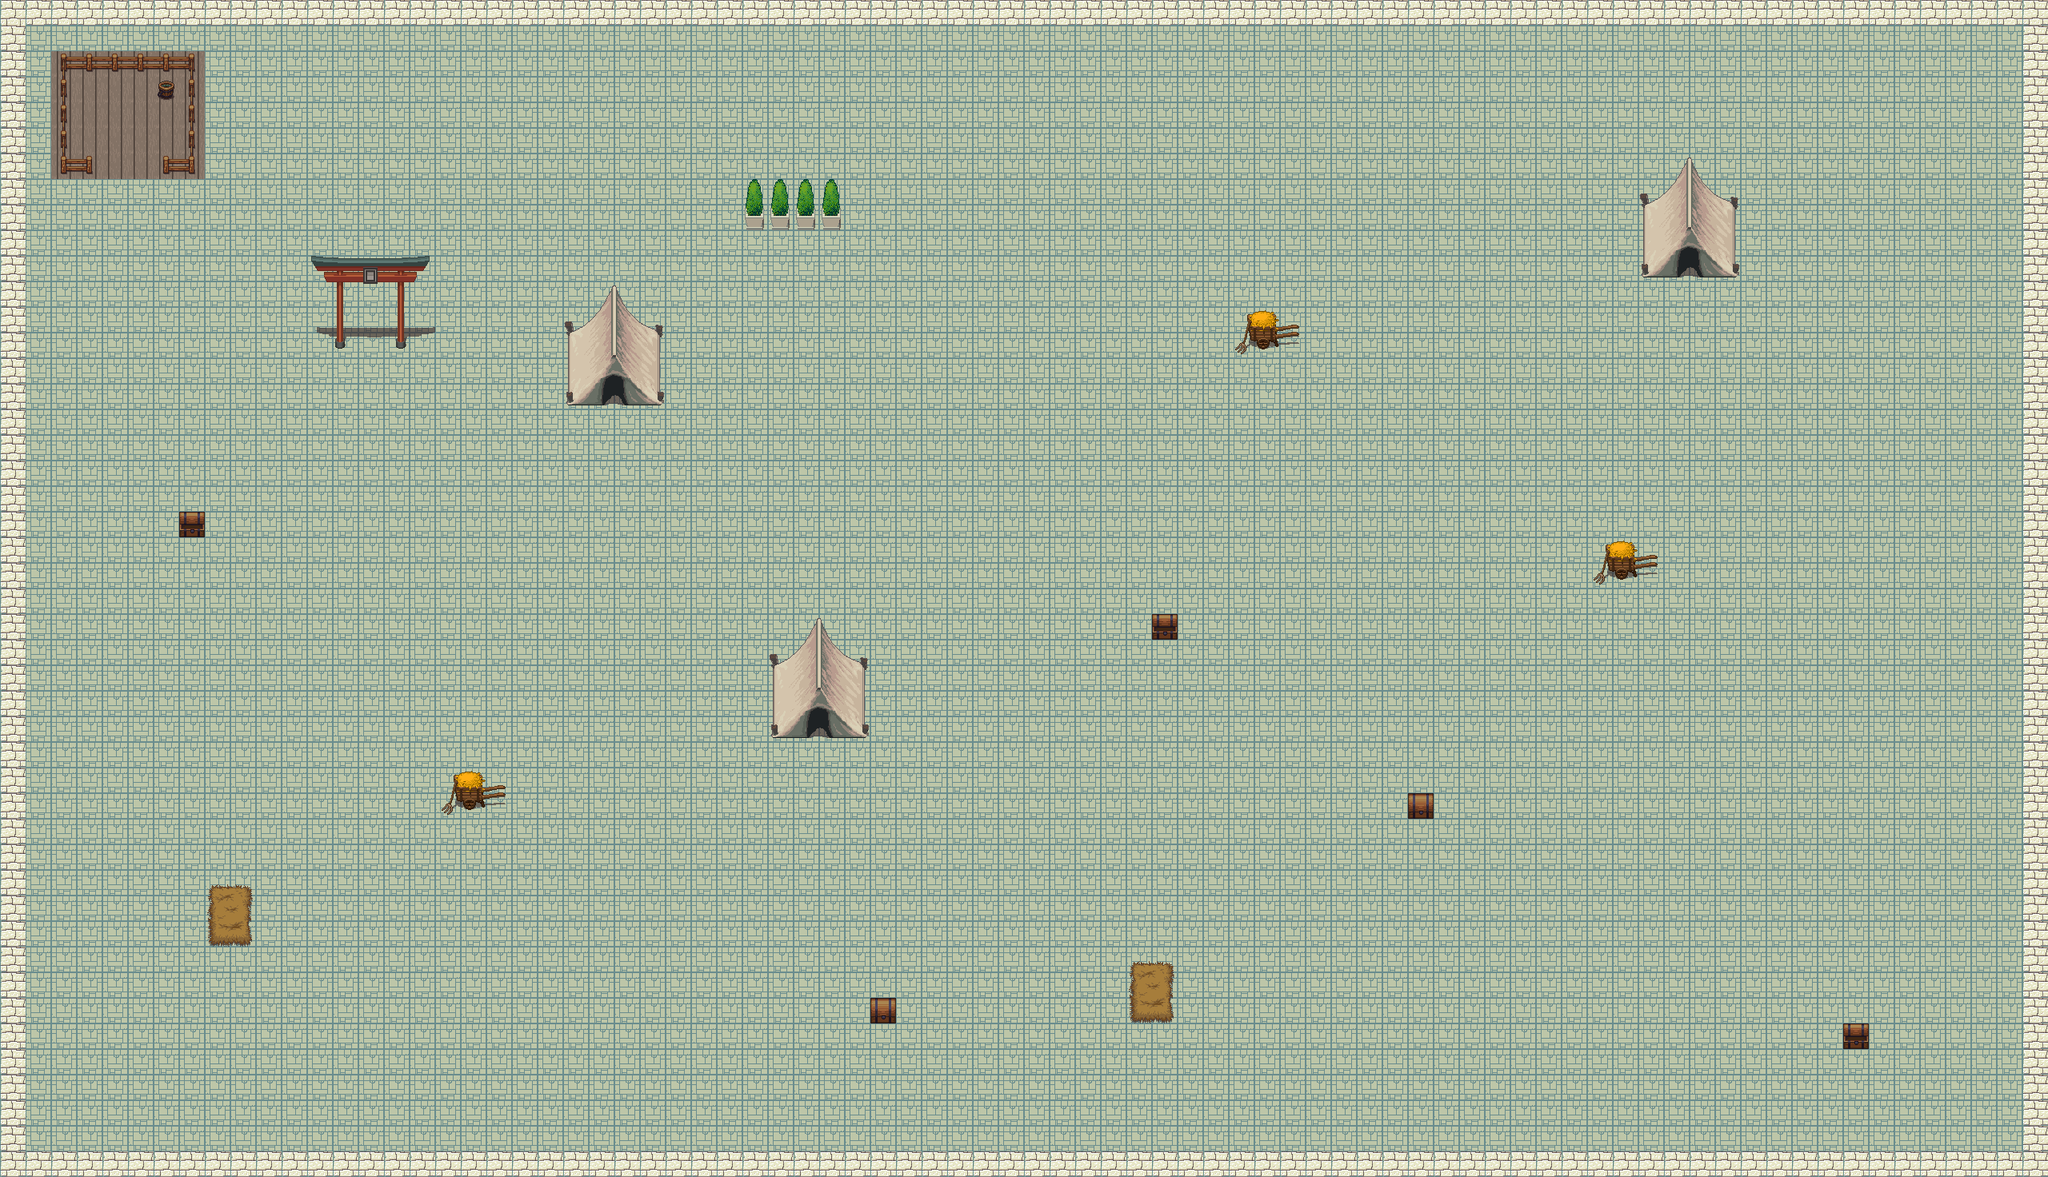

This game map was drawn from its Tiled (.tmx) file and the tilesets committed beside it. A one-line description and the trimmed map source follow:
An orthogonal 80x46 tile map with 32x32 px tiles, 3 tile layers (layer_0, layer_1, layer_2) and 30 objects (collision_27, collision_26, collision_25, collision_24, collision_23, ...).

<map version="1.0" tiledversion="1.0.2" orientation="orthogonal" renderorder="right-down" width="80" height="46" tilewidth="32" tileheight="32" nextobjectid="77">
 <tileset firstgid="1" name="atlas" tilewidth="32" tileheight="32" tilecount="1024" columns="32">
  <image source="atlas.png" width="1024" height="1024" />
 </tileset>
 <layer name="layer_0" width="80" height="46">
  <data>[3680 cells, 3680 non-empty, 2 distinct tile ids]</data>
 </layer>
 <layer name="layer_1" width="80" height="46">
  <data>[3680 cells, 345 non-empty, 42 distinct tile ids]</data>
 </layer>
 <layer name="layer_2" width="80" height="46">
  <data>[3680 cells, 46 non-empty, 27 distinct tile ids]</data>
 </layer>
 <objectgroup name="collisions">
  <object id="73" name="collision_27" x="195.333" y="98" width="23.3333" height="25.3333" />
  <object id="72" name="collision_26" x="203.333" y="194.636" width="39.8788" height="22.5758" />
  <object id="71" name="collision_25" x="77.3333" y="194.424" width="37.3333" height="22.6667" />
  <object id="70" name="collision_24" x="75" y="70" width="9.66667" height="147.145" />
  <object id="69" name="collision_23" x="235.167" y="66.8333" width="8.0833" height="151.833" />
  <object id="68" name="collision_22" x="76" y="66.5833" width="168" height="22.5" />
  <object id="65" name="collision_21" x="930.75" y="247" width="120.75" height="40.5" />
  <object id="24" name="collision_20" x="738.273" y="404.727">
   <polyline points="0,0 29.9091,-45.9091 60.4545,0.0909091 0,0" />
  </object>
  <object id="52" name="collision_19" x="419.333" y="410.667" width="10.75" height="24.6667" />
  <object id="54" name="collision_18" x="495" y="409.667" width="11.9167" height="26" />
  <object id="1" name="collision_17" x="223.667" y="640" width="32.6667" height="32.3333" />
  <object id="2" name="collision_16" x="549.25" y="961.25" width="84" height="58.5" />
  <object id="3" name="collision_15" x="261.25" y="1107" width="53.375" height="76.625" />
  <object id="4" name="collision_14" x="961.25" y="822.5" width="124.25" height="98.25" />
  <object id="5" name="collision_13" x="1087.33" y="1247.67" width="33" height="32.6667" />
  <object id="6" name="collision_12" x="1412.25" y="1202.75" width="54.75" height="76.25" />
  <object id="7" name="collision_11" x="1760" y="992" width="32.25" height="31.5" />
  <object id="8" name="collision_10" x="1439.5" y="768" width="32.5" height="32" />
  <object id="9" name="collision_9" x="2303.5" y="1280.5" width="33.5" height="31" />
  <object id="10" name="collision_8" x="1992.91" y="676.545" width="79.4545" height="54" />
  <object id="11" name="collision_7" x="1544" y="388.364" width="80.9091" height="55.2727" />
  <object id="12" name="collision_6" x="707.25" y="403.5" width="122" height="103.25" />
  <object id="13" name="collision_5" x="2048.5" y="247.5" width="125.5" height="100.5" />
  <object id="14" name="collision_4" x="5" y="2" width="26" height="1458" />
  <object id="15" name="collision_3" x="2" y="8" width="2548" height="22" />
  <object id="18" name="collision_2" x="2528" y="2" width="24" height="1462" />
  <object id="19" name="collision_1" x="4" y="1440" width="2552" height="20" />
 </objectgroup>
 <objectgroup name="triggers">
  <object id="76" name="door" x="422.88" y="377.13" width="83.875" height="84.5" />
 </objectgroup>
 <objectgroup name="player">
  <object id="20" name="Player" x="123.803" y="125.372" width="26" height="23">
   <properties>
    <property name="speed" type="int" value="2" />
   </properties>
   <ellipse />
  </object>
 </objectgroup>
 <objectgroup name="camera">
  <object id="67" name="camera" x="146.333" y="185" width="23.3333" height="20.6667">
   <properties>
    <property name="speed" type="int" value="2" />
   </properties>
  </object>
 </objectgroup>
</map>
